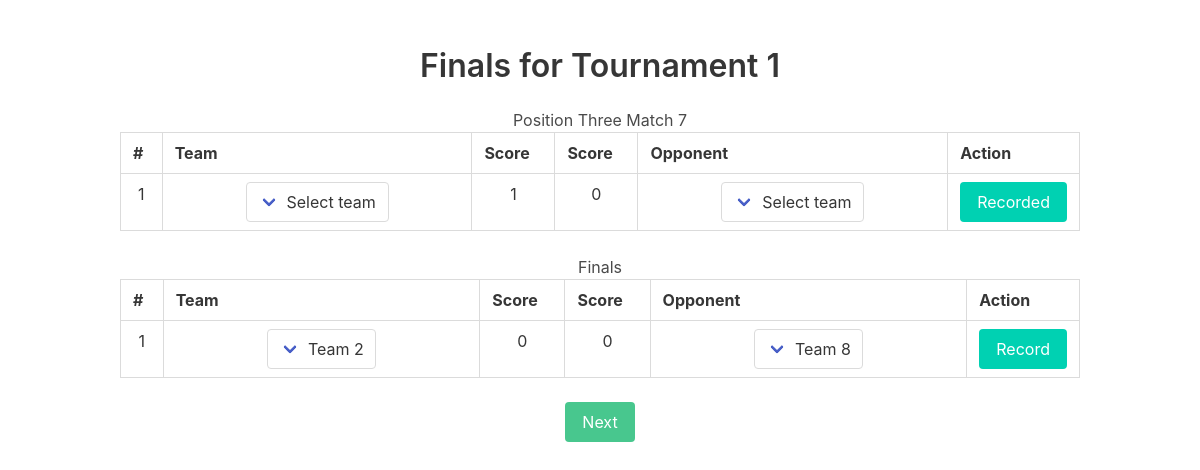
Page /view_pos_three/13 on the committed database.
### core/models.py (models this page shows, shortened)
class Tournament(models.Model):
    tournament = models.CharField(max_length=100)
    game_count = models.IntegerField(choices=team_count_choices)
    tournament_date = models.DateField(auto_now=True)
    started = models.BooleanField(default=False)
    class Meta:
        verbose_name_plural = "Tournaments"
        verbose_name = "Tournament"

class PosThree(models.Model):
    tournament = models.ForeignKey(Tournament, on_delete=models.CASCADE)
    team = models.ForeignKey(Team, on_delete=models.CASCADE)
    opponent = models.CharField(max_length=100, null=True, blank=True)
    team_score = models.IntegerField(default=0)
    opponent_score = models.IntegerField(default=0)
    score_modified = models.BooleanField(default=False)

class Finals(models.Model):
    tournament = models.ForeignKey(Tournament, on_delete=models.CASCADE)
    team = models.ForeignKey(Team, on_delete=models.CASCADE)
    opponent = models.CharField(max_length=100, null=True, blank=True)
    team_score = models.IntegerField(default=0)
    opponent_score = models.IntegerField(default=0)
    score_modified = models.BooleanField(default=False)

class Team(models.Model):
    tournament = models.ForeignKey(Tournament, on_delete=models.CASCADE)
    team_name = models.CharField(max_length=100, blank=True, null=True)
    opponent = models.CharField(max_length=100, null=True, blank=True)
    team_score = models.IntegerField(default=0)
    opponent_score = models.IntegerField(default=0)
    modified = models.BooleanField(default=False)
    score_modified = models.BooleanField(default=False)
    stage_modified = models.BooleanField(default=False)
    win = models.IntegerField(default=0)
    class Meta:
        verbose_name_plural = "Teams"
        verbose_name = "Team"
    def __str__(self):
        return self.team_name

### core/views.py (the view)
# urls.py: path('view_pos_three/<int:tournament_id>', views.view_pos_three, name='view_pos_three'),
def view_pos_three(request, tournament_id):
    teams = Semi.objects.filter(tournament_id=tournament_id).annotate(highest_score=Max(F('team_score'), F('opponent_score')))
    print(teams)
    bottom_2_teams = teams.order_by('highest_score')[:2]
    print(bottom_2_teams)
    top_2_teams = teams.order_by('-highest_score')[:2]
    print('top_2_teams')
    print(top_2_teams[1].team)
    print(bottom_2_teams)
    if not PosThree.objects.filter(team_id=bottom_2_teams[0].team_id).exists():
        PosThree.objects.create(tournament_id=tournament_id, team_id=bottom_2_teams[0].team_id, opponent=bottom_2_teams[1].team)
    if not Finals.objects.filter(team_id=top_2_teams[0].team_id).exists():
        Finals.objects.create(tournament_id=tournament_id, team_id=top_2_teams[0].team_id, opponent=top_2_teams[1].team)
    context = {}
    context['tournament'] = Tournament.objects.get(id=tournament_id)
    context['teams'] = PosThree.objects.filter(tournament_id=tournament_id)
    context['finals_teams'] = Finals.objects.filter(tournament_id=tournament_id)
    context['opponent'] = Team.objects.filter(tournament_id=tournament_id)
    for i in context['opponent']:
        print(i)
    return render(request, 'finals.html', context)

### templates/finals.html (shortened to what this page needs)
<!DOCTYPE html>
<html lang="en">
<head>
    <link rel="stylesheet" href="https://cdn.jsdelivr.net/npm/bulma@0.9.4/css/bulma-rtl.min.css">
</head>
<body>
    <section class="section">
        <div class="container has-text-centered">
            <h1 class="title">Finals for {{ tournament.tournament }}</h1>
            <div class="table-container">
                <table class="table is-bordered is-striped is-hoverable is-fullwidth">
                    <thead>
                        <tr>
                            <th class="is-one-eight">#</th>
                            <th class="is-two-thirds">Team</th>
                            <th class="is-one-third">Score</th>
                            <th class="is-one-third">Score</th>
                            <th class="is-two-thirds">Opponent</th>
                            <th class="is-one-third">Action</th>
                        </tr>
                    </thead>
                    <tbody>
                        {% for team in teams %}
                            <tr id="{{team.id}}">
                            <td>{{ forloop.counter }}</td>
                            <td class="team">
                                <div class="select">
                                    <select>
                                        <option value="">Select team</option>
                                    </select>
                                </div>
                            </td>
                            <td contenteditable="true">{{team.team_score}}</td>
                            <td contenteditable="true">{{team.opponent_score}}</td>
                            <td class="team">
                                <div class="select">
                                    <select>
                                        <option value="">Select team</option>
                                    </select>
                                </div>
                            </td>
                            <td>
                                <div class="action-btns">
                                    <a class="button is-primary" onclick="recordScores('{{team.id}}', this)" data-table="PosThree">
                                        {% if team.score_modified == True %}
                                        Recorded
                                        {% else %}
                                        Record
                                        {% endif %}
                                    </a>
                                </div>
                            </td>
                        </tr>
                        {% endfor %}
                    </tbody>
                </table>
                <table class="table is-bordered is-striped is-hoverable is-fullwidth">
                    <thead>
                        <tr>
                            <th class="is-one-eight">#</th>
                            <th class="is-two-thirds">Team</th>
                            <th class="is-one-third">Score</th>
                            <th class="is-one-third">Score</th>
                            <th class="is-two-thirds">Opponent</th>
                            <th class="is-one-third">Action</th>
                        </tr>
                    </thead>
                    <tbody>
                        {% for team in finals_teams %}
                            <tr id="{{team.team.id}}">
                            <td>{{ forloop.counter }}</td>
                            <td class="team">
                                <div class="select">
                                    <select>
                                        {% if team.team.team_name %}
                                        <option value="{{team.team.team_name}}" selected>{{team.team.team_name}}</option>
                                        {% else %}
                                        <option value="">Select team</option>
                                        {% endif %}
                                    </select>
                                </div>
                            </td>
                            <td contenteditable="true">{{team.team_score}}</td>
                            <td contenteditable="true">{{team.opponent_score}}</td>
                            <td class="team">
                                <div class="select">
                                    <select>
                                        {% if team.opponent %}
                                        <option value="{{team.opponent}}" selected>{{team.opponent}}</option>
                                        {% else %}
                                        <option value="">Select team</option>
                                        {% endif %}
                                    </select>
                                </div>
                            </td>
                            <td>
                                <div class="action-btns">
                                    <a class="button is-primary" onclick="recordScores('{{team.team.id}}', this)" data-table="Finals">
                                        {% if team.score_modified == True %}
                                        Recorded
                                        {% else %}
                                        Record
                                        {% endif %}
                                    </a>
                                </div>
                            </td>
                        </tr>
                        {% endfor %}
                    </tbody>
                </table>
            </div>
            <a class="button is-success" onclick="nextRound('{{tournament.id}}')">Next</a>
        </div>
    </section>
</body>
</html>

### templates/finals.html (style rules this page uses)
.table-container { margin: 0 auto; }
.is-two-thirds { width: 500px !important; }
.is-one-third { width: 100px !important; }
.is-one-eight { width: 50px !important; }
.action-btns { display: flex; justify-content: space-around; gap: 5px; }

### rows in the picture
Tournament: tournament "Tournament 1"
PosThree: team_score "1", opponent_score "0", score_modified "Recorded"
Finals: team.team_name "Team 2", team_score "0", opponent_score "0", opponent "Team 8", score_modified "Record"
